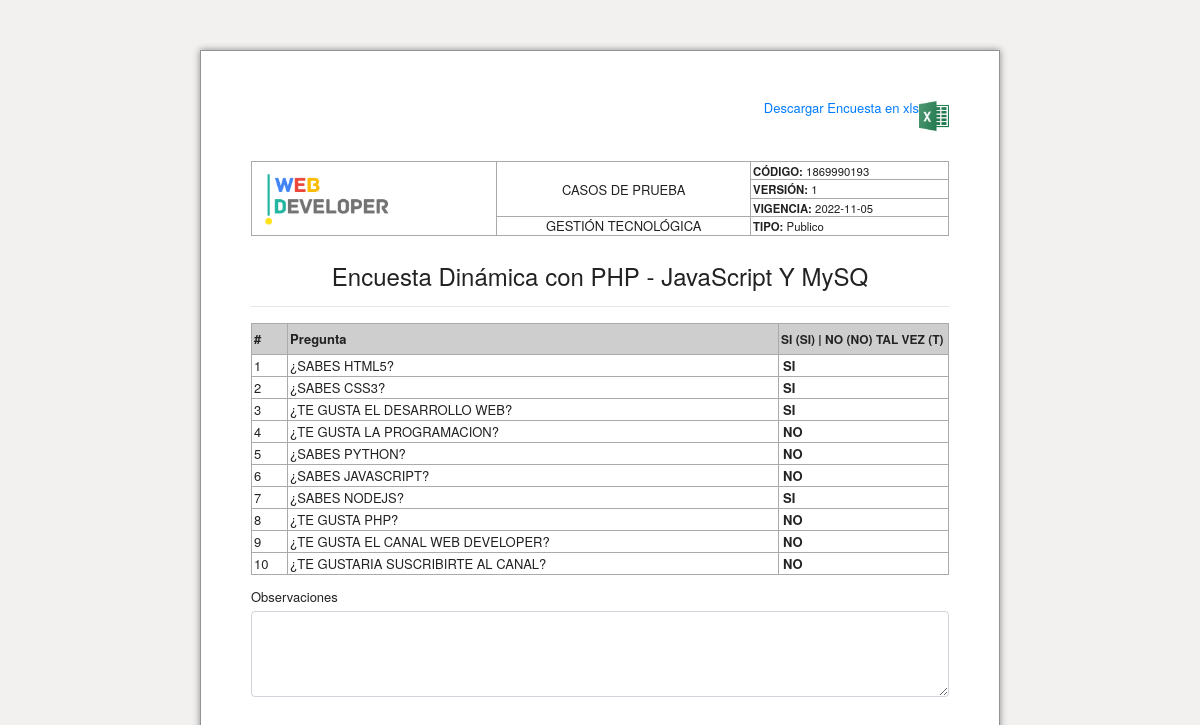
The app's page /lista_encuesta.php?codigo=1869990193 with its own data.
### tables this page shows
CREATE TABLE `respuestas_encuesta` (
  `id` int(10) UNSIGNED NOT NULL,
  `id_pregunta` int(2) NOT NULL,
  `respuesta` varchar(10) NOT NULL,
  `codigo` varchar(45) NOT NULL,
  `observacion` text NOT NULL,
  `created` datetime DEFAULT NULL
);

CREATE TABLE `preguntas` (
  `id` int(10) UNSIGNED NOT NULL,
  `pregunta` varchar(150) NOT NULL,
  `estatus` int(2) NOT NULL DEFAULT 1
);

### lista_encuesta.php (the view, shortened to what this page needs)
<!DOCTYPE html>
<html lang="es">
<head>
<link rel="stylesheet" href="https://cdn.jsdelivr.net/npm/bootstrap@4.6.2/dist/css/bootstrap.min.css">
<link rel="stylesheet" href="assets/css/encuesta.css">
</head>
<body>
<?php
    include('config.php');
    $codigo = $_REQUEST['codigo'];
    $sqlPreguntas = ("SELECT
                        p.id, p.pregunta,
                        r.respuesta,
                        r.codigo, r.observacion, r.created
                    FROM preguntas as p INNER JOIN respuestas_encuesta AS r ON  p.id = r.id_pregunta
                    AND r.codigo='{$codigo}' AND p.estatus='1'");
    $query      = mysqli_query($con, $sqlPreguntas);
    $query1      = mysqli_query($con, $sqlPreguntas);
    $dataRow1    = mysqli_fetch_array($query1);
?>
<div id="mainForm">
<a href="descargarEncuesta.php" id="btnDescarga" download>
    Descargar Encuesta en xls
    <img src="assets/imgs/excel.png" alt="excel" style="width: 30px;">
</a>
    <div id="megadiv2">
        <table id="header">
            <tbody>
                <tr>
                    <td rowspan="4" style="text-align:center"><img src="assets/imgs/logo.png" class="logo" alt="log Web Developer"></td>
                    <td rowspan="3" class="text-center text-bold">CASOS DE PRUEBA</td>
                    <td><small><strong>CÓDIGO:</strong> <span id="codigo"><?php echo $dataRow1['codigo']; ?></span></small></td>
                </tr>
                <tr>
                    <td><small><strong>VERSIÓN:</strong> <?php echo '1'; ?></small></td>
                </tr>
                <tr>
                    <td><small><strong>VIGENCIA:</strong> <?php echo  date('Y-m-d', strtotime($dataRow1['created'])); ?></small></td>
                </tr>
                <tr>
                    <td class="text-center text-bold">GESTIÓN TECNOLÓGICA</td>
                    <td><small><strong>TIPO:</strong> <?php echo 'Publico'; ?></small></td>
                </tr>
            </tbody>
        </table>
        <br><br>
        <h4 class="text-center">Encuesta Dinámica con PHP - JavaScript Y MySQ <hr></h1>
        <table class="space padding-sm">
            <thead>
                <tr id="cabecera">
                    <th>#</th>
                    <th>Pregunta </th>
                    <th style="font-size:12px">SI (SI) | NO (NO) TAL VEZ (T)</th>
                </tr>
            </thead>
            <tbody>
            <?php
                while ($dataRow = mysqli_fetch_array($query)) { ?>
                <tr>
                    <td><?php echo $dataRow['id']; ?></td>
                    <td><?php echo strtoupper($dataRow['pregunta']); ?></td>
                    <td width="170">
                    <p class="conteFlex">
                      <strong><?php echo $dataRow['respuesta']; ?></strong>
                    </p>
                    </td>
                </tr>
                <?php } ?>
            </tbody>
        </table>
        <div class="form-group">
            <label for="observacion">Observaciones</label>
            <textarea name="observacion" class="form-control" rows="3"><?php echo $dataRow1['observacion']; ?></textarea>
        </div>
    </div>
</div>
</body>
</html>

### assets/css/encuesta.css (style rules this page uses)
body { background-color: #f2f1f0; color: #222; }
body, textarea, input { color: #222; font: 13px/1 "Helvetica Neue",Arial,sans-serif; }
#mainForm { width: 750px; max-width: 800px; margin: 50px auto; background-color: #fff; box-shadow: 0 0 7px #888; padding: 50px; border: 1px solid #929394; min-height: 900px; }
.logo { display: flex; width: 150px; height: auto; }
#mainForm { width: 800px; max-width: 800px; margin: 50px auto; background-color: #fff; box-shadow: 0 0 7px #888; padding: 50px; border: 1px solid #929394; min-height: 900px; }
.conteFlex { margin: 2px; width: 100%; display: flex; justify-content: space-between; }
.form-group { margin-top: 15px !important; }
#cabecera { background-color: #cecece; line-height: 2; }
table { border-collapse: collapse; border-spacing: 0; width: 100%; background-color: transparent; }
td, th { padding: 2px; border: 1px solid #aaa !important; }
#btnDescarga { display: flex; justify-content: end; margin-bottom: 30px; }

### records on screen
respuestas_encuesta: codigo "1869990193", created "2022-11-05", id_pregunta "1", id_pregunta.pregunta "¿SABES HTML5?", respuesta "SI"
respuestas_encuesta: id_pregunta "2", id_pregunta.pregunta "¿SABES CSS3?", respuesta "SI"
respuestas_encuesta: id_pregunta "3", id_pregunta.pregunta "¿TE GUSTA EL DESARROLLO WEB?", respuesta "SI"
respuestas_encuesta: id_pregunta "4", id_pregunta.pregunta "¿TE GUSTA LA PROGRAMACION?", respuesta "NO"
respuestas_encuesta: id_pregunta "5", id_pregunta.pregunta "¿SABES PYTHON?", respuesta "NO"
respuestas_encuesta: id_pregunta "6", id_pregunta.pregunta "¿SABES JAVASCRIPT?", respuesta "NO"
respuestas_encuesta: id_pregunta "7", id_pregunta.pregunta "¿SABES NODEJS?", respuesta "SI"
respuestas_encuesta: id_pregunta "8", id_pregunta.pregunta "¿TE GUSTA PHP?", respuesta "NO"
respuestas_encuesta: id_pregunta "9", id_pregunta.pregunta "¿TE GUSTA EL CANAL WEB DEVELOPER?", respuesta "NO"
respuestas_encuesta: id_pregunta "10", id_pregunta.pregunta "¿TE GUSTARIA SUSCRIBIRTE AL CANAL?", respuesta "NO"
